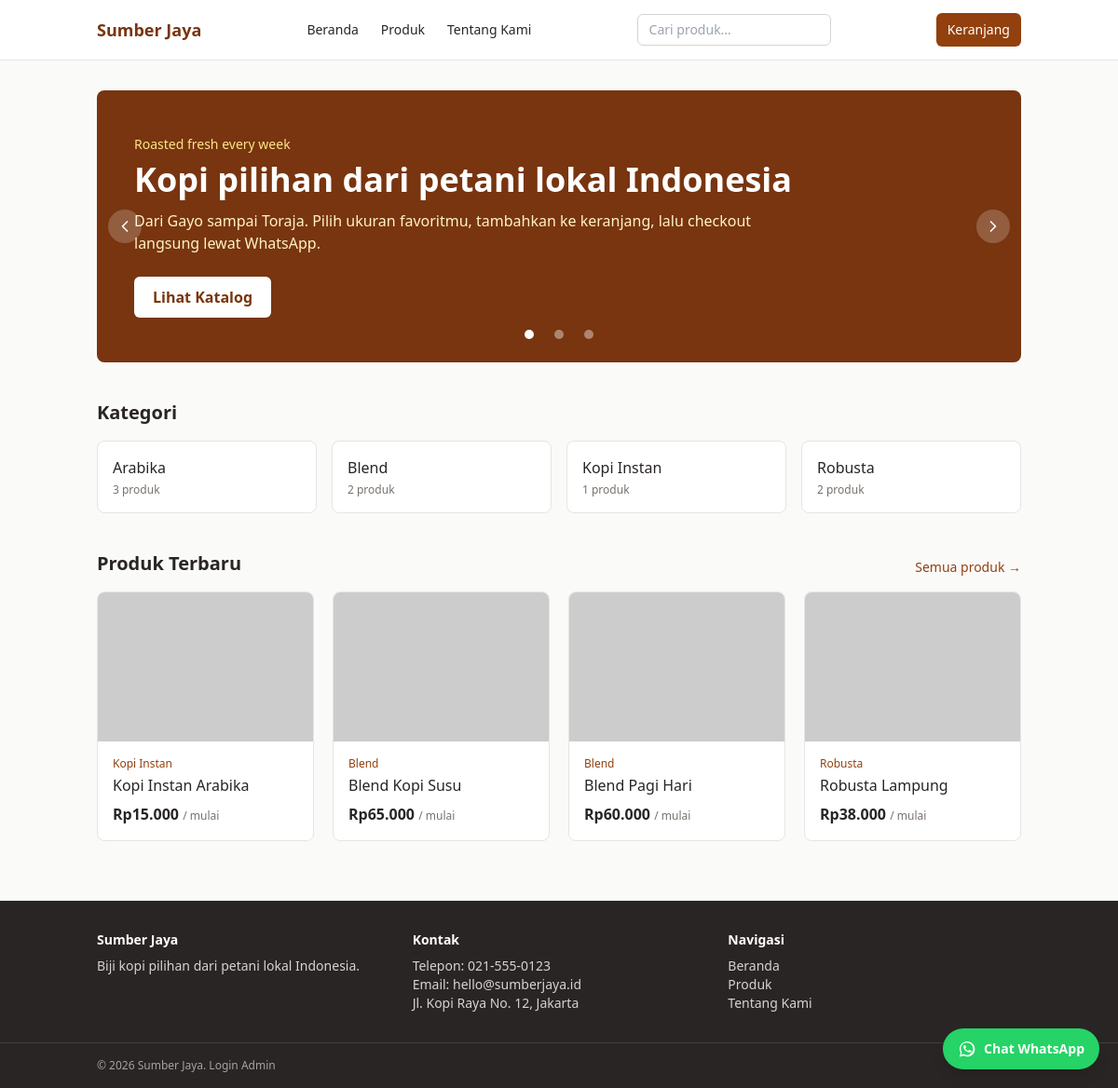
The page / on the database its author committed.
### tables this page shows
CREATE TABLE IF NOT EXISTS `settings` (
  `id`              TINYINT UNSIGNED NOT NULL DEFAULT 1,
  `store_name`      VARCHAR(100) NOT NULL DEFAULT 'Sumber Jaya',
  `whatsapp_number` VARCHAR(30) NOT NULL DEFAULT '6281234567890',  
  `phone`           VARCHAR(30) NULL DEFAULT NULL,
  `address`         VARCHAR(255) NULL DEFAULT NULL,
  `email`           VARCHAR(100) NULL DEFAULT NULL,
  `about_text`      TEXT NULL,
  PRIMARY KEY (`id`)
);

CREATE TABLE IF NOT EXISTS `categories` (
  `id`          INT UNSIGNED NOT NULL AUTO_INCREMENT,
  `name`        VARCHAR(100) NOT NULL,
  `slug`        VARCHAR(120) NOT NULL,
  `description` VARCHAR(255) NULL DEFAULT NULL,
  `created_at`  DATETIME NULL DEFAULT NULL,
  PRIMARY KEY (`id`),
  UNIQUE KEY `uq_categories_slug` (`slug`)
);

CREATE TABLE IF NOT EXISTS `products` (
  `id`          INT UNSIGNED NOT NULL AUTO_INCREMENT,
  `category_id` INT UNSIGNED NOT NULL,
  `name`        VARCHAR(150) NOT NULL,
  `slug`        VARCHAR(170) NOT NULL,
  `description` TEXT NULL,
  `image_url`   VARCHAR(500) NULL DEFAULT NULL,
  `is_active`   TINYINT(1) NOT NULL DEFAULT 1,
  `created_at`  DATETIME NULL DEFAULT NULL,
  `updated_at`  DATETIME NULL DEFAULT NULL,
  PRIMARY KEY (`id`),
  UNIQUE KEY `uq_products_slug` (`slug`),
  KEY `idx_products_category` (`category_id`),
  CONSTRAINT `fk_products_category`
    FOREIGN KEY (`category_id`) REFERENCES `categories` (`id`)
    ON DELETE CASCADE ON UPDATE CASCADE
);

### application/core/MY_Controller.php (called while the page is built, shortened)
<?php
class MY_Controller extends CI_Controller {
	public function __construct()
	{
		$this->storeData = $this->Setting_model->getRow();
	}
}
class Public_Controller extends MY_Controller {
	public function __construct()
	{
		parent::__construct();
		$this->load->model(array('Category_model', 'Product_model', 'PageView_model'));
		$this->load->library('cart_lib');
	}
	protected function render($view, $data = array())
	{
		$data = array_merge(array(
			'store'          => $this->storeData,
			'navCategories'  => $this->Category_model->getAll(),
			'cartCount'      => $this->cart_lib->count(),
			'pageTitle'      => '',
		), $data);
		$this->load->view('layout/header', $data);
		$this->load->view($view, $data);
		$this->load->view('layout/footer', $data);
	}
}

### application/controllers/Home.php (called while the page is built, shortened)
<?php
class Home extends Public_Controller {
	public function index()
	{
		$data = array(
			'pageTitle'    => '',
			'categories'   => $this->Category_model->getAllWithCount(),
			'featured'     => $this->Product_model->getPublished(NULL, 4),
		);
		$this->render('home', $data);
	}
}

### index.php (called while the page is built, shortened)
<?php
require_once BASEPATH.'core/CodeIgniter.php';

### application/models/Setting_model.php (called while the page is built, shortened)
<?php
class Setting_model extends CI_Model {
	public function getRow()
	{
		$row = $this->db->where('id', 1)->get('settings')->row_array();
		if ($row)
		{
			return $row;
		}
		return array(
			'store_name'      => 'Sumber Jaya',
			'whatsapp_number' => '',
			'phone'           => '',
			'address'         => '',
			'email'           => '',
			'about_text'      => '',
		);
	}
}

### application/helpers/app_helper.php (called while the page is built, shortened)
<?php
	if ( ! function_exists('esc'))
{
	function esc($value, $context = 'html')
	{
		$value = html_escape($value);
		if ($context === 'attr')
		{
			$value = str_replace("'", '&#39;', $value);
		}
		return $value;
	}
}
if ( ! function_exists('rupiah'))
{
	function rupiah($number)
	{
		return 'Rp'.number_format((int) $number, 0, ',', '.');
	}
}
if ( ! function_exists('img_src'))
{
	function img_src($value)
	{
		$value = trim((string) $value);
		if ($value === '' OR preg_match('#^https?://#i', $value))
		{
			return $value;
		}
		return str_replace(' ', '%20', base_url($value));
	}
}

### application/models/Category_model.php (called while the page is built, shortened)
<?php
class Category_model extends CI_Model {
	public function getAllWithCount()
	{
		return $this->db
			->select('categories.*, COUNT(products.id) AS product_count', FALSE)
			->join('products', 'products.category_id = categories.id', 'left')
			->group_by('categories.id')
			->order_by('categories.name', 'ASC')
			->get('categories')
			->result_array();
	}
}

### application/models/Product_model.php (called while the page is built, shortened)
<?php
class Product_model extends CI_Model {
	public function getPublished($categoryId = NULL, $limit = 0, $search = NULL)
	{
		$this->db
			->select('products.*, categories.name AS category_name, MIN(product_variants.price) AS min_price, SUM(product_variants.stock) AS total_stock', FALSE)
			->join('categories', 'categories.id = products.category_id', 'left')
			->join('product_variants', 'product_variants.product_id = products.id', 'left')
			->where('products.is_active', 1);
		$this->db->group_by('products.id')->order_by('products.id', 'DESC');
		if ((int) $limit > 0)
		{
			$this->db->limit((int) $limit);
		}
		return $this->db->get('products')->result_array();
	}
}

### application/views/products/_card.php (the view, shortened to what this page needs)
<a href="<?= site_url('products/detail/'.$product['id']) ?>"
   class="bg-white border border-stone-200 rounded-lg overflow-hidden hover:border-amber-700 hover:shadow-sm flex flex-col">
	<?php if ( ! empty($product['image_url'])): ?>
		<img src="<?= esc(img_src($product['image_url'])) ?>" alt="<?= esc($product['name']) ?>" class="w-full h-40 object-cover bg-stone-100" loading="lazy">
	<?php else: ?>
		<div class="w-full h-40 bg-stone-100 flex items-center justify-center text-stone-400 text-sm">Tanpa gambar</div>
	<?php endif; ?>
	<div class="p-4 flex flex-col flex-1">
		<p class="text-xs text-amber-800 mb-1"><?= esc((string) $product['category_name']) ?></p>
		<p class="font-medium leading-snug mb-2"><?= esc($product['name']) ?></p>
		<div class="mt-auto flex items-center justify-between">
			<p class="font-semibold">
				<?php if ($product['min_price'] !== NULL): ?>
					<?= rupiah($product['min_price']) ?>
					<span class="text-xs font-normal text-stone-500">/ mulai</span>
				<?php else: ?>
					<span class="text-sm text-stone-500">Harga belum diisi</span>
				<?php endif; ?>
			</p>
		</div>
	</div>
</a>

### application/views/layout/header.php (shortened to what this page needs)
<!DOCTYPE html>
<html lang="id">
<head>
	<script src="https://cdn.tailwindcss.com"></script>
</head>
<body class="bg-stone-50 text-stone-800 flex flex-col min-h-screen">
<header class="bg-white border-b border-stone-200 sticky top-0 z-10">
	<div class="max-w-5xl mx-auto px-4">
		<div class="flex items-center justify-between h-16 gap-4">
			<a href="<?= site_url() ?>" class="font-bold text-lg text-amber-900"><?= esc($store['store_name']) ?></a>
			<nav class="hidden sm:flex items-center gap-6 text-sm">
				<a href="<?= site_url() ?>" class="hover:text-amber-700">Beranda</a>
				<a href="<?= site_url('products') ?>" class="hover:text-amber-700">Produk</a>
				<a href="<?= site_url('about') ?>" class="hover:text-amber-700">Tentang Kami</a>
			</nav>
			<form action="<?= site_url('products') ?>" method="get" class="hidden md:block">
				<input type="search" name="q" maxlength="100" placeholder="Cari produk..."
				       value="<?= esc((string) $this->input->get('q', TRUE), 'attr') ?>"
				       class="w-36 lg:w-52 border border-stone-300 rounded-md px-3 py-1.5 text-sm">
			</form>
			<a href="<?= site_url('cart') ?>" class="relative inline-flex items-center gap-2 text-sm px-3 py-2 rounded-md bg-amber-800 text-white hover:bg-amber-900">
				Keranjang
			</a>
		</div>
	</div>
</header>
<main class="flex-1 max-w-5xl w-full mx-auto px-4 py-8">

### application/views/home.php (shortened to what this page needs)
<?php
$heroSlides = array(
	array(
		'label' => 'Roasted fresh every week',
		'title' => 'Kopi pilihan dari petani lokal Indonesia',
		'text'  => 'Dari Gayo sampai Toraja. Pilih ukuran favoritmu, tambahkan ke keranjang, lalu checkout langsung lewat WhatsApp.',
		'cta'   => array('text' => 'Lihat Katalog', 'url' => site_url('products')),
		'bg'    => 'bg-amber-900',
	),
	array(
		'label' => 'Dari dataran tinggi',
		'title' => 'Arabika, Robusta, sampai kopi Besemah',
		'text'  => 'Setiap biji dipilih dari petani lokal Indonesia dan disangrai segar agar rasanya konsisten di setiap seduhan.',
		'cta'   => array('text' => 'Tentang Kami', 'url' => site_url('about')),
		'bg'    => 'bg-stone-800',
	),
	array(
		'label' => 'Pesan tanpa ribet',
		'title' => 'Checkout langsung lewat WhatsApp',
		'text'  => 'Pilih varian favoritmu, tambahkan ke keranjang, dan pesan dalam hitungan menit — tanpa perlu daftar akun.',
		'cta'   => array('text' => 'Mulai Belanja', 'url' => site_url('products')),
		'bg'    => 'bg-amber-800',
	),
);
?>
<section id="heroSlider" class="relative rounded-lg overflow-hidden mb-10" aria-roledescription="carousel" aria-label="Sorotan toko">
	<div class="grid">
		<?php foreach ($heroSlides as $i => $slide): ?>
			<div data-hero-slide
			     class="col-start-1 row-start-1 transition-opacity duration-700 <?= $i === 0 ? 'opacity-100' : 'opacity-0 pointer-events-none' ?>"
			     aria-roledescription="slide"
			     aria-label="Slide <?= $i + 1 ?> dari <?= count($heroSlides) ?>"
			     aria-hidden="<?= $i === 0 ? 'false' : 'true' ?>"
			     <?= $i === 0 ? '' : 'inert' ?>>
				<div class="<?= esc($slide['bg'], 'attr') ?> text-white px-6 py-12 sm:px-10">
					<p class="text-amber-200 text-sm mb-2"><?= esc($slide['label']) ?></p>
					<?php if ($i === 0): ?>
						<h1 class="text-3xl sm:text-4xl font-bold mb-3"><?= esc($slide['title']) ?></h1>
					<?php else: ?>
						<h2 class="text-3xl sm:text-4xl font-bold mb-3"><?= esc($slide['title']) ?></h2>
					<?php endif; ?>
					<p class="max-w-2xl text-amber-100 mb-6"><?= esc($slide['text']) ?></p>
					<a href="<?= esc($slide['cta']['url'], 'attr') ?>"
					   class="inline-block bg-white text-amber-900 font-semibold px-5 py-2.5 rounded-md hover:bg-amber-100">
						<?= esc($slide['cta']['text']) ?>
					</a>
				</div>
			</div>
		<?php endforeach; ?>
	</div>
	<button type="button" data-hero-prev aria-label="Slide sebelumnya"
	        class="absolute left-3 top-1/2 -translate-y-1/2 z-10 h-9 w-9 inline-flex items-center justify-center rounded-full bg-white/20 hover:bg-white/30 text-white">
		<svg viewBox="0 0 24 24" class="w-5 h-5" fill="none" stroke="currentColor" stroke-width="2" aria-hidden="true">
			<path d="M15 6l-6 6 6 6" stroke-linecap="round" stroke-linejoin="round"/>
		</svg>
	</button>
	<button type="button" data-hero-next aria-label="Slide berikutnya"
	        class="absolute right-3 top-1/2 -translate-y-1/2 z-10 h-9 w-9 inline-flex items-center justify-center rounded-full bg-white/20 hover:bg-white/30 text-white">
		<svg viewBox="0 0 24 24" class="w-5 h-5" fill="none" stroke="currentColor" stroke-width="2" aria-hidden="true">
			<path d="M9 6l6 6-6 6" stroke-linecap="round" stroke-linejoin="round"/>
		</svg>
	</button>
	<div class="absolute bottom-4 inset-x-0 z-10 flex justify-center gap-1">
		<?php foreach ($heroSlides as $i => $slide): ?>
			<button type="button" data-hero-dot="<?= $i ?>" aria-label="Ke slide <?= $i + 1 ?>"
			        aria-current="<?= $i === 0 ? 'true' : 'false' ?>"
			        class="h-7 w-7 inline-flex items-center justify-center rounded-full focus:outline-none focus-visible:ring-2 focus-visible:ring-white">
				<span class="h-2.5 w-2.5 rounded-full <?= $i === 0 ? 'bg-white' : 'bg-white/40' ?>"></span>
			</button>
		<?php endforeach; ?>
	</div>
</section>
<section class="mb-10">
	<h2 class="text-xl font-semibold mb-4">Kategori</h2>
	<div class="grid grid-cols-2 sm:grid-cols-4 gap-4">
		<?php foreach ($categories as $category): ?>
			<a href="<?= site_url('products?kategori='.$category['slug']) ?>"
			   class="bg-white border border-stone-200 rounded-lg p-4 hover:border-amber-700 hover:shadow-sm">
				<p class="font-medium text-stone-800"><?= esc($category['name']) ?></p>
				<p class="text-xs text-stone-500 mt-1"><?= (int) $category['product_count'] ?> produk</p>
			</a>
		<?php endforeach; ?>
	</div>
</section>
<section>
	<div class="flex items-end justify-between mb-4">
		<h2 class="text-xl font-semibold">Produk Terbaru</h2>
		<a href="<?= site_url('products') ?>" class="text-sm text-amber-800 hover:underline">Semua produk &rarr;</a>
	</div>
	<?php if ( ! $featured): ?>
		<p class="text-stone-500 text-sm">Belum ada produk. Silakan tambahkan lewat halaman admin.</p>
	<?php else: ?>
		<div class="grid grid-cols-1 sm:grid-cols-2 lg:grid-cols-4 gap-5">
			<?php foreach ($featured as $product): ?>
				<?php $this->load->view('products/_card', array('product' => $product)); ?>
			<?php endforeach; ?>
		</div>
	<?php endif; ?>
</section>

### application/views/layout/footer.php (shortened to what this page needs)
</main>
<footer class="bg-stone-800 text-stone-300 text-sm mt-8">
	<div class="max-w-5xl mx-auto px-4 py-8 grid gap-6 sm:grid-cols-3">
		<div>
			<p class="font-semibold text-white mb-2"><?= esc($store['store_name']) ?></p>
			<p>Biji kopi pilihan dari petani lokal Indonesia.</p>
		</div>
		<div>
			<p class="font-semibold text-white mb-2">Kontak</p>
			<?php if ( ! empty($store['phone'])): ?>
				<p>Telepon: <?= esc($store['phone']) ?></p>
			<?php endif; ?>
			<?php if ( ! empty($store['email'])): ?>
				<p>Email: <?= esc($store['email']) ?></p>
			<?php endif; ?>
			<?php if ( ! empty($store['address'])): ?>
				<p><?= esc($store['address']) ?></p>
			<?php endif; ?>
		</div>
		<div>
			<p class="font-semibold text-white mb-2">Navigasi</p>
			<a href="<?= site_url() ?>" class="block hover:text-white">Beranda</a>
			<a href="<?= site_url('products') ?>" class="block hover:text-white">Produk</a>
			<a href="<?= site_url('about') ?>" class="block hover:text-white">Tentang Kami</a>
		</div>
	</div>
	<div class="border-t border-stone-700">
		<p class="max-w-5xl mx-auto px-4 py-4 text-xs text-stone-400">
			&copy; <?= date('Y') ?> <?= esc($store['store_name']) ?>.
			<a href="<?= site_url('admin/login') ?>" class="hover:text-stone-200">Login Admin</a>
		</p>
	</div>
</footer>
<?php if ( ! empty($store['whatsapp_number'])): ?>
<a href="https://wa.me/<?= esc($store['whatsapp_number'], 'attr') ?>?text=<?= rawurlencode('Halo '.$store['store_name'].', saya ingin bertanya tentang produk.') ?>"
   target="_blank" rel="noopener"
   class="fixed bottom-5 right-5 z-50 inline-flex items-center gap-2 bg-[#25D366] hover:bg-[#1ebe5b] text-white font-semibold text-sm px-4 py-3 rounded-full shadow-lg">
	<span class="hidden sm:inline">Chat WhatsApp</span>
</a>
<?php endif ?>
</body>
</html>

### rows shown on the page
settings: store_name "Sumber Jaya", phone "021-555-0123", email "hello@sumberjaya.id", address "Jl. Kopi Raya No. 12, Jakarta"
categories: name "Arabika", product_count "3"
categories: name "Blend", product_count "2"
categories: name "Kopi Instan", product_count "1"
categories: name "Robusta", product_count "2"
products: category.name "Kopi Instan", name "Kopi Instan Arabika", min_price "Rp15.000"
products: category.name "Blend", name "Blend Kopi Susu", min_price "Rp65.000"
products: category.name "Blend", name "Blend Pagi Hari", min_price "Rp60.000"
products: category.name "Robusta", name "Robusta Lampung", min_price "Rp38.000"

### other values the page prints
$slide['label'] "Roasted fresh every week"
$slide['title'] "Kopi pilihan dari petani lokal Indonesia"
$slide['text'] "Dari Gayo sampai Toraja. Pilih ukuran favoritmu, tambahkan ke keranjang, lalu checkout langsung lewat WhatsApp."
$slide['cta']['text'] "Lihat Katalog"
